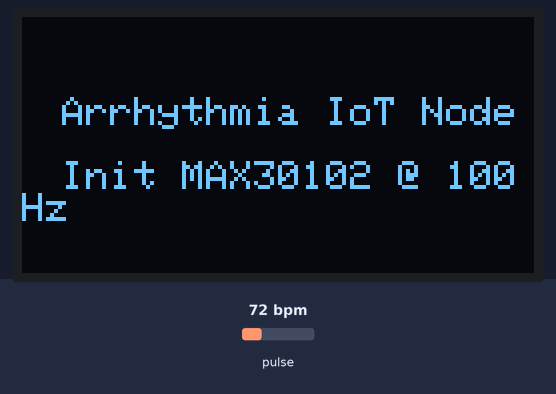
The sketch below on a simulated ESP32-C3. Shown: 128×64 one-colour display. The inputs (shaded band) are chosen by the test bench; at power-on: pulse 72 bpm. What the sketch prints to the serial monitor is not drawn.

Above: at 0.1 s.
At 0.78 s:
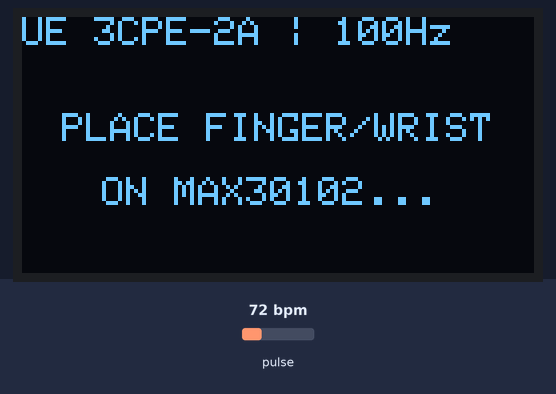
At 1.8 s:
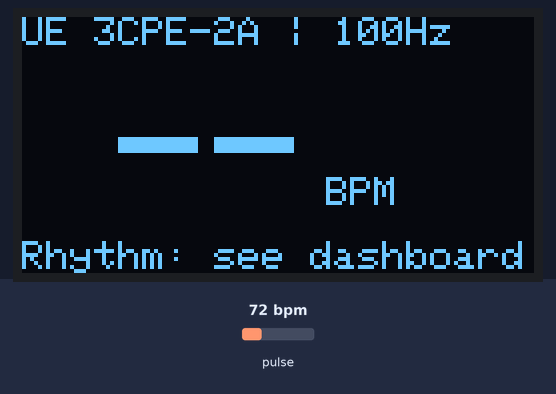
1.9 s: pulse set to 42 bpm
3.5 s: pulse set to 70 bpm
Timing chart, 0 to 6.5 s (numbered marks = the images above; inputs shaded):
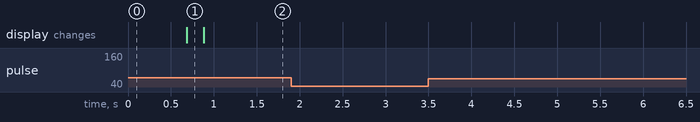

Measured:
- after the input at 1.9 s, every drawn part: stays the same
- after the input at 3.5 s, every drawn part: stays the same

The sketch:

ArrhythmiaNode.ino
```cpp
/**
 * @file ArrhythmiaNode.ino
 * @brief Wearable Arrhythmia Acquisition Node — Arduino IDE Sketch (PLAN §3 & ADR-002)
 *
 * Thesis: An Internet of Things-Based Framework for Cardiac Arrhythmia Detection
 *         via Photoplethysmography and Machine Learning
 * Authors: John Carlo Bauzon, Zidane Vincent Condino, Ranilo John Delos Angeles,
 *          Adrian Rana, Kyle Villaflor (Department of Computer Engineering, 3CPE-2A)
 * Institution: University of the East, Caloocan Campus
 * Adviser: Dr. Nelson Rodelas
 *
 * Hardware Specifications:
 *  - Microcontroller: ESP32-C3 RISC-V (160 MHz)
 *  - Optical Biosensor: MAX30102 (Red: 660 nm, IR: 940 nm) via I2C
 *  - Local Display: 0.96" SSD1306 OLED (128x64, I2C address 0x3C)
 *  - I2C Pins: GPIO 8 (SDA), GPIO 9 (SCL)
 *  - Sampling Cadence: 100 Hz deterministic (10,000 us period)
 *
 * Wire Protocol Contract (Matches serial_protocol.py & 03 - ML/firmware/src/main.cpp):
 *  - Packet Length: 19 bytes fixed (#pragma pack(1))
 *  - Byte 0:  0xAA (FRAME_START_BYTE)
 *  - Byte 1:  0x01 (FRAME_TYPE_RAW)
 *  - Bytes 2-5:   timestamp_ms (uint32_t, little-endian)
 *  - Bytes 6-9:   ir_raw       (uint32_t, little-endian)
 *  - Bytes 10-13: red_raw      (uint32_t, little-endian)
 *  - Bytes 14-15: heuristic_bpm_x10 (uint16_t, little-endian, e.g. 725 = 72.5 BPM)
 *  - Bytes 16-17: crc16 (uint16_t, little-endian, CRC-16-CCITT over bytes 1..15)
 *  - Byte 18: 0x55 (FRAME_END_BYTE)
 *
 * CRITICAL ARDUINO IDE COMPILATION SETTINGS:
 *  - Board: "ESP32C3 Dev Module"
 *  - Tools -> USB CDC On Boot -> "Enabled"  (MANDATORY for /dev/ttyACM0 serial streaming)
 *  - Tools -> Flash Frequency -> "80MHz"
 *  - Tools -> CPU Frequency   -> "160MHz (WiFi)"
 */

#include <Wire.h>
#include "MAX30105.h"
#include <Adafruit_GFX.h>
#include <Adafruit_SSD1306.h>

// ESP32-C3 Hardware I2C Pin Assignments
#define I2C_SDA_PIN 8
#define I2C_SCL_PIN 9

// OLED Configuration
#define SCREEN_WIDTH 128
#define SCREEN_HEIGHT 64
#define OLED_RESET -1
#define SCREEN_ADDRESS 0x3C

// Sampling & Binary Protocol Framing
#define SAMPLING_RATE_HZ 100
#define SAMPLE_INTERVAL_US (1000000 / SAMPLING_RATE_HZ) // 10,000 us = 10.0 ms period
#define FRAME_START_BYTE 0xAA
#define FRAME_END_BYTE   0x55
#define FRAME_TYPE_RAW   0x01

// MAX30102 IR counts sit in the low thousands with no tissue present and rise
// well above this on contact. Used to suppress heuristic BPM when unworn.
#define FINGER_PRESENT_IR_THRESHOLD 50000UL

#pragma pack(push, 1)
struct PpgPacket {
    uint8_t  start_byte;        // 0xAA (Byte 0)
    uint8_t  frame_type;        // 0x01 (Byte 1)
    uint32_t timestamp_ms;      // Monotonic MCU time (Bytes 2-5)
    uint32_t ir_raw;            // 18-bit raw IR channel (Bytes 6-9)
    uint32_t red_raw;           // 18-bit raw Red channel (Bytes 10-13)
    uint16_t heuristic_bpm_x10; // e.g. 725 = 72.5 BPM (Bytes 14-15)
    uint16_t crc16;             // CRC-16-CCITT poly 0x1021 over bytes 1-15 (Bytes 16-17)
    uint8_t  end_byte;          // 0x55 (Byte 18)
};
#pragma pack(pop)

// Compile-time static check ensuring exact 19-byte alignment with serial_protocol.py
static_assert(sizeof(PpgPacket) == 19, "FATAL: PpgPacket structure must be exactly 19 bytes without compiler padding.");

// Peripheral Objects
MAX30105 particleSensor;
Adafruit_SSD1306 display(SCREEN_WIDTH, SCREEN_HEIGHT, &Wire, OLED_RESET);

// Ring Buffer for deterministic sample queuing
#define RING_BUFFER_SIZE 256
struct SampleData {
    uint32_t ts;
    uint32_t ir;
    uint32_t red;
};
volatile SampleData ringBuffer[RING_BUFFER_SIZE];
volatile uint16_t rbHead = 0;
volatile uint16_t rbTail = 0;

// On-board pulse-rate estimator (local OLED readout + heuristic_bpm_x10 field).
// Pulse rate only: the rhythm decision belongs to ibi_af_v1 on the Pi, so the
// node never shows a rhythm verdict of its own.
//
// Beats are timed by sample count at the sensor's 100 Hz clock, not millis(),
// so display redraws cannot distort them. 0.5-5 Hz Butterworth band-pass, an
// adaptive threshold (50% of the largest swing in the last 2 s), a 300 ms
// refractory period, parabolic peak interpolation, and the median of the last
// 8 intervals.
struct Biquad {
    float b0, b1, b2, a1, a2, z1, z2;
    void design(float f0, float fs, bool high) {
        float w0 = 2.0f * PI * f0 / fs;
        float c = cosf(w0);
        float alpha = sinf(w0) / (2.0f * 0.70710678f);   // Q = 1/sqrt(2)
        float a0 = 1.0f + alpha;
        if (high) { b0 = (1.0f + c) / 2.0f; b1 = -(1.0f + c); }
        else      { b0 = (1.0f - c) / 2.0f; b1 =  (1.0f - c); }
        b2 = b0;
        b0 /= a0; b1 /= a0; b2 /= a0;
        a1 = -2.0f * c / a0;
        a2 = (1.0f - alpha) / a0;
        z1 = z2 = 0;
    }
    float step(float x) {
        float y = b0 * x + z1;
        z1 = b1 * x - a1 * y + z2;
        z2 = b2 * x - a2 * y;
        return y;
    }
};

#define PULSE_SETTLE_SAMPLES 100       // 1 s for the filters to settle
#define PULSE_LOSS_SAMPLES 50          // finger gone 0.5 s before resetting
#define PULSE_REFRACTORY_SAMPLES 30    // 300 ms -> 200 bpm ceiling
#define PULSE_NO_BEAT_SAMPLES 300      // 3 s without a beat -> unknown
#define PULSE_WIN 200                  // 2 s adaptive-threshold window
#define PULSE_IBI_COUNT 8

Biquad pulseHighPass, pulseLowPass;
float pulseWin[PULSE_WIN];
uint16_t pulseWinPos = 0;
float pulseIbis[PULSE_IBI_COUNT];
uint8_t pulseIbiPos = 0, pulseIbiFilled = 0;
bool pulseFingerOn = false;
float pulseIrSeed = 0;
uint32_t pulseN = 0;
float pulseY1 = 0, pulseY2 = 0;
float pulseLastPeakT = -1;
uint32_t pulseLastPeakN = 0;
float pulseBpm = 0.0f;                 // 0 = unknown

// OLED Refresh Throttle (5 Hz refresh to conserve I2C bandwidth for 100 Hz sensor)
uint32_t lastOledUpdateMs = 0;
const uint32_t OLED_UPDATE_INTERVAL_MS = 200;

/**
 * @brief Computes CRC-16-CCITT (Polynomial 0x1021, Initial value 0xFFFF).
 * Matches python edge_inference/serial_protocol.py and firmware/src/main.cpp.
 */
uint16_t computeCRC16(const uint8_t* data, size_t length) {
    uint16_t crc = 0xFFFF;
    for (size_t i = 0; i < length; i++) {
        crc ^= (uint16_t)data[i] << 8;
        for (uint8_t bit = 0; bit < 8; bit++) {
            if (crc & 0x8000) {
                crc = (crc << 1) ^ 0x1021;
            } else {
                crc = crc << 1;
            }
        }
    }
    return crc;
}

void resetPulseEstimator() {
    pulseHighPass.design(0.5f, SAMPLING_RATE_HZ, true);
    pulseLowPass.design(5.0f, SAMPLING_RATE_HZ, false);
    for (int i = 0; i < PULSE_WIN; i++) pulseWin[i] = 0;
    pulseWinPos = 0; pulseIbiPos = 0; pulseIbiFilled = 0;
    pulseN = 0; pulseY1 = pulseY2 = 0;
    pulseLastPeakT = -1; pulseLastPeakN = 0;
    pulseBpm = 0.0f;
}

float medianPulseIbi() {
    float s[PULSE_IBI_COUNT];
    for (int i = 0; i < pulseIbiFilled; i++) s[i] = pulseIbis[i];
    for (int i = 1; i < pulseIbiFilled; i++) {        // insertion sort, <= 8 items
        float v = s[i]; int j = i - 1;
        while (j >= 0 && s[j] > v) { s[j + 1] = s[j]; j--; }
        s[j + 1] = v;
    }
    return (pulseIbiFilled % 2) ? s[pulseIbiFilled / 2]
                                : 0.5f * (s[pulseIbiFilled / 2 - 1] + s[pulseIbiFilled / 2]);
}

/**
 * @brief Local pulse-rate estimate for the OLED readout, one call per sample.
 * Keeps working when the Pi is detached; it never classifies rhythm.
 */
void processLocalPulse(uint32_t ir) {
    static uint16_t lowCount = 0;
    static uint32_t lastGoodIr = 0;
    if (ir < FINGER_PRESENT_IR_THRESHOLD) {
        if (!pulseFingerOn) return;
        if (++lowCount >= PULSE_LOSS_SAMPLES) { pulseFingerOn = false; resetPulseEstimator(); return; }
        ir = lastGoodIr;                  // brief slip: hold the last value, keep timing intact
    } else {
        lowCount = 0;
        lastGoodIr = ir;
    }
    if (!pulseFingerOn) { pulseFingerOn = true; resetPulseEstimator(); pulseIrSeed = ir; }

    // Invert: reflected IR dips as blood volume rises, so systole becomes a peak.
    float y = -pulseLowPass.step(pulseHighPass.step((float)ir - pulseIrSeed));
    pulseN++;
    pulseWin[pulseWinPos] = fabsf(y);
    pulseWinPos = (pulseWinPos + 1) % PULSE_WIN;

    if (pulseN > PULSE_SETTLE_SAMPLES) {
        float peakSwing = 0;
        for (int i = 0; i < PULSE_WIN; i++) if (pulseWin[i] > peakSwing) peakSwing = pulseWin[i];

        bool isPeak = (pulseY1 > pulseY2) && (pulseY1 >= y) && (pulseY1 > 0.5f * peakSwing);
        bool refractoryOk = (pulseLastPeakN == 0) ||
                            (pulseN - 1 - pulseLastPeakN >= PULSE_REFRACTORY_SAMPLES);
        if (isPeak && refractoryOk) {
            float denom = pulseY2 - 2.0f * pulseY1 + y;
            float delta = (denom != 0) ? 0.5f * (pulseY2 - y) / denom : 0;
            delta = constrain(delta, -0.5f, 0.5f);
            float peakT = (float)(pulseN - 1) + delta;
            pulseLastPeakN = pulseN - 1;
            if (pulseLastPeakT >= 0) {
                float ibiMs = (peakT - pulseLastPeakT) * 1000.0f / SAMPLING_RATE_HZ;
                if (ibiMs >= 300.0f && ibiMs <= 2000.0f) {
                    pulseIbis[pulseIbiPos] = ibiMs;
                    pulseIbiPos = (pulseIbiPos + 1) % PULSE_IBI_COUNT;
                    if (pulseIbiFilled < PULSE_IBI_COUNT) pulseIbiFilled++;
                    if (pulseIbiFilled >= 2) pulseBpm = 60000.0f / medianPulseIbi();
                }
            }
            pulseLastPeakT = peakT;
        }

        if (pulseLastPeakN && (pulseN - pulseLastPeakN > PULSE_NO_BEAT_SAMPLES)) {
            pulseBpm = 0.0f; pulseIbiFilled = 0; pulseIbiPos = 0;
            pulseLastPeakT = -1; pulseLastPeakN = 0;
        }
    }
    pulseY2 = pulseY1;
    pulseY1 = y;
}

/**
 * @brief Refreshes SSD1306 0.96" OLED display at 5 Hz.
 */
void updateOled(uint32_t nowMs) {
    display.clearDisplay();

    // Header Status Bar
    display.setTextSize(1);
    display.setTextColor(SSD1306_WHITE);
    display.setCursor(0, 0);
    display.print("UE 3CPE-2A | 100Hz");

    if (!pulseFingerOn) {
        display.setCursor(10, 24);
        display.setTextSize(1);
        display.print("PLACE FINGER/WRIST");
        display.setCursor(20, 40);
        display.print("ON MAX30102...");
        display.display();
        return;
    }

    // Pulse rate only. The rhythm verdict comes from ibi_af_v1 on the Pi.
    display.setCursor(0, 18);
    display.setTextSize(4);
    if (pulseBpm > 30.0f && pulseBpm < 220.0f) {
        display.printf("%3d", (int)(pulseBpm + 0.5f));
    } else {
        display.print(" --");
    }
    display.setTextSize(1);
    display.setCursor(76, 40);
    display.print("BPM");

    display.setCursor(0, 56);
    display.print("Rhythm: see dashboard");

    display.display();
}

void setup() {
    // High-speed serial connection (115200 baud)
    Serial.begin(115200);
    uint32_t serialStart = millis();
    while (!Serial && (millis() - serialStart < 2500)) {
        delay(10);
    }

    resetPulseEstimator();

    // Initialize I2C Bus on ESP32-C3 designated GPIO pins (SDA=8, SCL=9)
    Wire.begin(I2C_SDA_PIN, I2C_SCL_PIN);
    Wire.setClock(400000); // 400 kHz Fast-Mode I2C

    // Initialize SSD1306 OLED
    if (display.begin(SSD1306_SWITCHCAPVCC, SCREEN_ADDRESS)) {
        display.clearDisplay();
        display.setTextColor(SSD1306_WHITE);
        display.setTextSize(1);
        display.setCursor(10, 20);
        display.println("Arrhythmia IoT Node");
        display.setCursor(10, 36);
        display.println("Init MAX30102 @ 100Hz");
        display.display();
        delay(600);
    }

    // Initialize MAX30102 Biosensor
    if (!particleSensor.begin(Wire, I2C_SPEED_FAST)) {
        display.clearDisplay();
        display.setCursor(5, 25);
        display.print("MAX30102 NOT FOUND!");
        display.setCursor(5, 40);
        display.print("Check SDA/SCL 8/9");
        display.display();
    } else {
        // Wrist (radial pulse) configuration — 2026-10-12, team decision 13.
        // The previous fingertip-level drive (IR 0x1F ~6.2 mA, 4096 nA range, no averaging)
        // gave a ~50-100 count pulse on a baseline wandering by hundreds at the wrist, too
        // weak to time beats from. Changes, all keeping the 100 Hz output and wire protocol:
        //  - LED drive ~4x (0x7F ~25.4 mA): wrist tissue returns far less pulsatile light.
        //  - ADC range 4x (16384 nA): headroom for the brighter LED, so a pressed sensor
        //    no longer pins the ADC at 262143. 4x current / 4x range keeps DC counts near
        //    their previous level, so the 50000-count contact thresholds still apply.
        //  - 400 Hz internal rate with 4-sample averaging -> 100 Hz FIFO output with ~2x
        //    lower white noise. 411 us pulse width is permitted at 400 sps in SpO2 mode.
        byte ledBrightness = 0x7F; // overridden per channel below
        byte sampleAverage = 4;    // 4-sample on-chip average -> 100 Hz into the FIFO
        byte ledMode = 2;          // 2 = Red + IR dual-channel mode
        int sampleRate = 400;      // internal rate; 400 / 4 = 100 Hz output
        int pulseWidth = 411;      // 411 us (18-bit ADC resolution)
        int adcRange = 16384;      // 16384 nA full-scale range

        particleSensor.setup(ledBrightness, sampleAverage, ledMode, sampleRate, pulseWidth, adcRange);
        particleSensor.setPulseAmplitudeRed(0x7F); // ~25.4 mA
        particleSensor.setPulseAmplitudeIR(0x7F);  // ~25.4 mA
    }
}

void loop() {
    uint32_t nowMs = millis();

    // The MAX30102's own 100 Hz clock is the sample clock: drain every sample
    // waiting in its FIFO on each pass and send each one. A micros() ticker
    // that reads one sample per 10 ms tick drops ticks whenever the OLED redraw
    // (~23 ms at 400 kHz) runs, the 32-deep FIFO then overflows, and the Pi
    // receives ~90 samples/s while its DSP assumes 100 — shortening every
    // inter-beat interval that ibi_af_v1 consumes.
    //
    // Do NOT use getIR()/getRed() here: each calls safeCheck(), which blocks
    // for a *new* sample, so calling both consumes two samples per pass and
    // halves the rate (measured 49.8 Hz before that fix). Read both channels
    // from one FIFO entry instead.
    particleSensor.check();
    while (particleSensor.available()) {
        uint32_t irVal  = particleSensor.getFIFOIR();
        uint32_t redVal = particleSensor.getFIFORed();
        particleSensor.nextSample();

        // Push to sample ring buffer
        ringBuffer[rbHead].ts = nowMs;
        ringBuffer[rbHead].ir = irVal;
        ringBuffer[rbHead].red = redVal;
        rbHead = (rbHead + 1) & (RING_BUFFER_SIZE - 1);

        // Local pulse-rate estimate for the OLED readout
        processLocalPulse(irVal);

        // Dequeue and transmit framed binary packet to Raspberry Pi
        if (rbTail != rbHead) {
            // Read each member individually: a volatile struct has no implicit
            // copy constructor, so whole-struct assignment does not compile.
            SampleData sample;
            sample.ts  = ringBuffer[rbTail].ts;
            sample.ir  = ringBuffer[rbTail].ir;
            sample.red = ringBuffer[rbTail].red;
            rbTail = (rbTail + 1) & (RING_BUFFER_SIZE - 1);

            PpgPacket packet;
            packet.start_byte = FRAME_START_BYTE;
            packet.frame_type = FRAME_TYPE_RAW;
            packet.timestamp_ms = sample.ts;
            packet.ir_raw = sample.ir;
            packet.red_raw = sample.red;
            // Report the local heuristic BPM only while there is actual skin
            // contact. With no finger present the MAX30102 still returns
            // low-amplitude ambient noise, and the threshold peak detector will
            // lock onto it and emit a plausible-looking heart rate. Sending 0
            // means "unknown" so the Pi never receives an invented vital sign.
            if (sample.ir < FINGER_PRESENT_IR_THRESHOLD || !pulseFingerOn) {
                packet.heuristic_bpm_x10 = 0;
            } else {
                packet.heuristic_bpm_x10 = (uint16_t)(pulseBpm * 10.0f + 0.5f);
            }

            // Compute CRC-16-CCITT over 15-byte payload (bytes 1 to 15)
            const uint8_t* payloadPtr = (const uint8_t*)&packet + 1;
            size_t payloadLen = sizeof(PpgPacket) - 4; // 19 - 4 = 15 bytes
            packet.crc16 = computeCRC16(payloadPtr, payloadLen);
            packet.end_byte = FRAME_END_BYTE;

            // Stream binary packet over USB serial to Raspberry Pi (/dev/ttyACM0)
            Serial.write((const uint8_t*)&packet, sizeof(PpgPacket));
        }
    }

    // Refresh OLED display at throttled 5 Hz interval
    if (nowMs - lastOledUpdateMs >= OLED_UPDATE_INTERVAL_MS) {
        lastOledUpdateMs = nowMs;
        updateOled(nowMs);
    }
}
```
